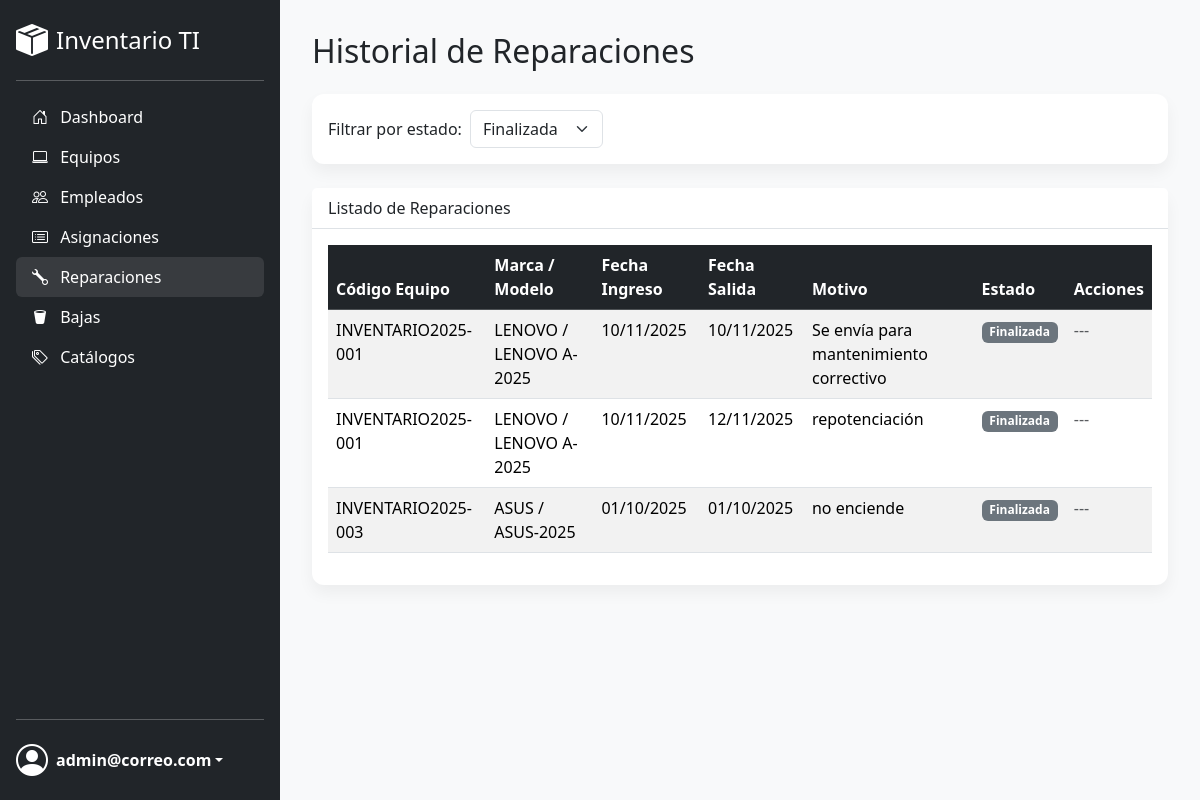
Screenshot of /reparaciones.php?estado=Finalizada (signed in) with the database file from the repository.
### tables this page shows
CREATE TABLE IF NOT EXISTS `reparaciones` (
  `id` int NOT NULL AUTO_INCREMENT,
  `id_equipo` int NOT NULL,
  `fecha_ingreso` date NOT NULL,
  `fecha_salida` date DEFAULT NULL,
  `motivo` text NOT NULL,
  `proveedor_servicio` varchar(255) DEFAULT NULL,
  `costo` decimal(10,2) DEFAULT '0.00',
  `observaciones_salida` text,
  `estado_reparacion` enum('En Proceso','Finalizada') NOT NULL DEFAULT 'En Proceso',
  PRIMARY KEY (`id`),
  KEY `id_equipo` (`id_equipo`),
  CONSTRAINT `reparaciones_ibfk_1` FOREIGN KEY (`id_equipo`) REFERENCES `equipos` (`id`)
);

CREATE TABLE IF NOT EXISTS `equipos` (
  `id` int NOT NULL AUTO_INCREMENT,
  `id_sucursal` int NOT NULL,
  `codigo_inventario` varchar(50) NOT NULL,
  `id_tipo_equipo` int NOT NULL,
  `id_marca` int NOT NULL,
  `id_modelo` int NOT NULL,
  `numero_serie` varchar(100) NOT NULL,
  `caracteristicas` text,
  `tipo_adquisicion` enum('Propio','Arrendado','Prestamo') NOT NULL,
  `fecha_adquisicion` date DEFAULT NULL,
  `proveedor` varchar(150) DEFAULT NULL,
  `estado` enum('Disponible','Asignado','En Reparacion','De Baja') NOT NULL DEFAULT 'Disponible',
  `observaciones` text,
  `fecha_registro` timestamp NOT NULL DEFAULT CURRENT_TIMESTAMP,
  PRIMARY KEY (`id`),
  UNIQUE KEY `codigo_inventario` (`codigo_inventario`),
  UNIQUE KEY `numero_serie` (`numero_serie`),
  KEY `fk_equipo_tipo` (`id_tipo_equipo`),
  KEY `fk_equipo_marca` (`id_marca`),
  KEY `fk_equipo_modelo` (`id_modelo`),
  KEY `fk_equipo_sucursal` (`id_sucursal`),
  CONSTRAINT `fk_equipo_marca` FOREIGN KEY (`id_marca`) REFERENCES `marcas` (`id`),
  CONSTRAINT `fk_equipo_modelo` FOREIGN KEY (`id_modelo`) REFERENCES `modelos` (`id`),
  CONSTRAINT `fk_equipo_sucursal` FOREIGN KEY (`id_sucursal`) REFERENCES `sucursales` (`id`),
  CONSTRAINT `fk_equipo_tipo` FOREIGN KEY (`id_tipo_equipo`) REFERENCES `tipos_equipo` (`id`)
);

CREATE TABLE IF NOT EXISTS `marcas` (
  `id` int NOT NULL AUTO_INCREMENT,
  `nombre` varchar(100) NOT NULL,
  `estado` enum('Activo','Inactivo') NOT NULL DEFAULT 'Activo',
  PRIMARY KEY (`id`),
  UNIQUE KEY `nombre` (`nombre`)
);

CREATE TABLE IF NOT EXISTS `modelos` (
  `id` int NOT NULL AUTO_INCREMENT,
  `id_marca` int NOT NULL,
  `nombre` varchar(100) NOT NULL,
  `estado` enum('Activo','Inactivo') NOT NULL DEFAULT 'Activo',
  PRIMARY KEY (`id`),
  KEY `fk_modelo_marca` (`id_marca`),
  CONSTRAINT `fk_modelo_marca` FOREIGN KEY (`id_marca`) REFERENCES `marcas` (`id`) ON DELETE CASCADE ON UPDATE CASCADE
);

### public/reparaciones.php (the view, shortened to what this page needs)
<?php
require_once '../templates/header.php';
$filtro_estado = $_GET['estado'] ?? 'En Proceso';
$sql = "SELECT r.id AS id_reparacion, r.fecha_ingreso, r.fecha_salida, r.motivo, r.proveedor_servicio, r.estado_reparacion,
            e.codigo_inventario, ma.nombre as marca_nombre, mo.nombre as modelo_nombre
        FROM reparaciones r
        JOIN equipos e ON r.id_equipo = e.id
        LEFT JOIN marcas ma ON e.id_marca = ma.id
        LEFT JOIN modelos mo ON e.id_modelo = mo.id";
if ($filtro_estado !== 'Todas') {
    $sql .= " WHERE r.estado_reparacion = ?";
}
$sql .= " ORDER BY r.fecha_ingreso DESC";
$stmt = $conexion->prepare($sql);
if ($filtro_estado !== 'Todas') {
    $stmt->bind_param("s", $filtro_estado);
}
$stmt->execute();
$resultado = $stmt->get_result();
?>
<h1 class="h2 mb-4">Historial de Reparaciones</h1>
<div class="card mb-4">
    <div class="card-body">
        <form action="reparaciones.php" method="GET" class="d-flex align-items-center">
            <label for="estado" class="form-label me-2 mb-0">Filtrar por estado:</label>
            <select name="estado" id="estado" class="form-select w-auto" onchange="this.form.submit()">
                <option value="Finalizada" <?php if($filtro_estado == 'Finalizada') echo 'selected'; ?>>Finalizada</option>
            </select>
        </form>
    </div>
</div>
<div class="card">
    <div class="card-header">
        Listado de Reparaciones
    </div>
    <div class="card-body">
        <div class="table-responsive">
            <table class="table table-striped table-hover">
                <thead class="table-dark">
                    <tr>
                        <th>Código Equipo</th>
                        <th>Marca / Modelo</th>
                        <th>Fecha Ingreso</th>
                        <th>Fecha Salida</th>
                        <th>Motivo</th>
                        <th>Estado</th>
                        <th>Acciones</th>
                    </tr>
                </thead>
                <tbody>
                    <?php if ($resultado && $resultado->num_rows > 0): ?>
                        <?php while ($reparacion = $resultado->fetch_assoc()): ?>
                            <tr>
                                <td><?php echo htmlspecialchars($reparacion['codigo_inventario']); ?></td>
                                <td><?php echo htmlspecialchars($reparacion['marca_nombre'] . ' / ' . $reparacion['modelo_nombre']); ?></td>
                                <td><?php echo date('d/m/Y', strtotime($reparacion['fecha_ingreso'])); ?></td>
                                <td><?php echo $reparacion['fecha_salida'] ? date('d/m/Y', strtotime($reparacion['fecha_salida'])) : '---'; ?></td>
                                <td><?php echo htmlspecialchars($reparacion['motivo']); ?></td>
                                <td>
                                    <span class="badge <?php echo $reparacion['estado_reparacion'] == 'En Proceso' ? 'bg-warning text-dark' : 'bg-secondary'; ?>">
                                        <?php echo htmlspecialchars($reparacion['estado_reparacion']); ?>
                                    </span>
                                </td>
                                <td>
                                    <?php if ($reparacion['estado_reparacion'] == 'En Proceso'): ?>
                                        <a href="reparacion_finalizar.php?id_reparacion=<?php echo $reparacion['id_reparacion']; ?>" class="btn btn-success btn-sm" title="Finalizar Reparación">
                                            <i class="bi bi-check-circle-fill"></i> Finalizar
                                        </a>
                                    <?php else: ?>
                                        <span class="text-muted">---</span>
                                    <?php endif; ?>
                                </td>
                            </tr>
                        <?php endwhile; ?>
                    <?php else: ?>
                        <tr><td colspan="7" class="text-center">No hay reparaciones que coincidan con el filtro.</td></tr>
                    <?php endif; ?>
                </tbody>
            </table>
        </div>
    </div>
</div>
<?php require_once '../templates/footer.php'; ?>

### public/css/style.css (style rules this page uses)
:root { --sidebar-width: 280px; --sidebar-bg-color: #212529; }
body { background-color: #f8f9fa; font-family: 'Segoe UI', Tahoma, Geneva, Verdana, sans-serif; overflow-x: hidden; }
.card { border: none; border-radius: 0.75rem; box-shadow: 0 0.5rem 1rem rgba(0,0,0,0.05); }
.card-header { background-color: #fff; border-bottom: 1px solid #dee2e6; font-weight: 500; }

### rows the page displays
reparaciones: id_equipo.codigo_inventario "INVENTARIO2025- 001", marcas.nombre "LENOVO / LENOVO A-2025", fecha_ingreso "10/11/2025", fecha_salida "10/11/2025", motivo "Se envía para mantenimiento correctivo", estado_reparacion "Finalizada"
reparaciones: id_equipo.codigo_inventario "INVENTARIO2025- 001", marcas.nombre "LENOVO / LENOVO A-2025", fecha_ingreso "10/11/2025", fecha_salida "12/11/2025", motivo "repotenciación", estado_reparacion "Finalizada"
reparaciones: id_equipo.codigo_inventario "INVENTARIO2025- 003", marcas.nombre "ASUS / ASUS-2025", fecha_ingreso "01/10/2025", fecha_salida "01/10/2025", motivo "no enciende", estado_reparacion "Finalizada"

### other values shown
$_SESSION['user_nombre'] "admin@correo.com"
